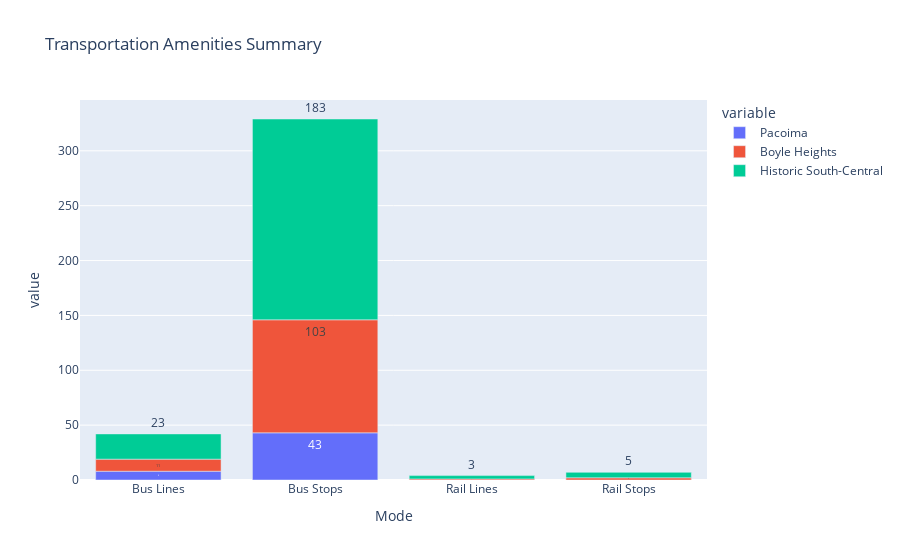

Notebook code cell kept with this figure:
### Code cell
fig = px.bar(df_3, x="Mode", y=["Pacoima", "Boyle Heights", "Historic South-Central"], title="Transportation Amenities Summary", text_auto=True)
fig.update_traces(textfont_size=12, textangle=0, textposition="outside", cliponaxis=False)
fig.show()

### Figure 1 — Plotly figure (JSON) as saved in the notebook; plotly's stock layout.template omitted (floating-point values rounded to 4 significant figures)
{"data": [{"alignmentgroup": "True", "cliponaxis": false, "hovertemplate": "variable=Pacoima<br>Mode=%{x}<br>value=%{y}<extra></extra>", "legendgroup": "Pacoima", "marker": {"color": "#636efa", "pattern": {"shape": ""}}, "name": "Pacoima", "offsetgroup": "Pacoima", "orientation": "v", "showlegend": true, "textangle": 0, "textfont": {"size": 12}, "textposition": "outside", "texttemplate": "%{y}", "type": "bar", "x": ["Bus Lines", "Bus Stops", "Rail Lines", "Rail Stops"], "xaxis": "x", "y": [8, 43, 0, 0], "yaxis": "y"}, {"alignmentgroup": "True", "cliponaxis": false, "hovertemplate": "variable=Boyle Heights<br>Mode=%{x}<br>value=%{y}<extra></extra>", "legendgroup": "Boyle Heights", "marker": {"color": "#EF553B", "pattern": {"shape": ""}}, "name": "Boyle Heights", "offsetgroup": "Boyle Heights", "orientation": "v", "showlegend": true, "textangle": 0, "textfont": {"size": 12}, "textposition": "outside", "texttemplate": "%{y}", "type": "bar", "x": ["Bus Lines", "Bus Stops", "Rail Lines", "Rail Stops"], "xaxis": "x", "y": [11, 103, 1, 2], "yaxis": "y"}, {"alignmentgroup": "True", "cliponaxis": false, "hovertemplate": "variable=Historic South-Central<br>Mode=%{x}<br>value=%{y}<extra></extra>", "legendgroup": "Historic South-Central", "marker": {"color": "#00cc96", "pattern": {"shape": ""}}, "name": "Historic South-Central", "offsetgroup": "Historic South-Central", "orientation": "v", "showlegend": true, "textangle": 0, "textfont": {"size": 12}, "textposition": "outside", "texttemplate": "%{y}", "type": "bar", "x": ["Bus Lines", "Bus Stops", "Rail Lines", "Rail Stops"], "xaxis": "x", "y": [23, 183, 3, 5], "yaxis": "y"}], "layout": {"autosize": true, "barmode": "relative", "legend": {"title": {"text": "variable"}, "tracegroupgap": 0}, "title": {"text": "Transportation Amenities Summary"}, "xaxis": {"anchor": "y", "autorange": true, "domain": [0, 1], "range": [-0.5, 3.5], "title": {"text": "Mode"}, "type": "category"}, "yaxis": {"anchor": "x", "autorange": true, "domain": [0, 1], "range": [0, 346.3], "title": {"text": "value"}, "type": "linear"}}}
